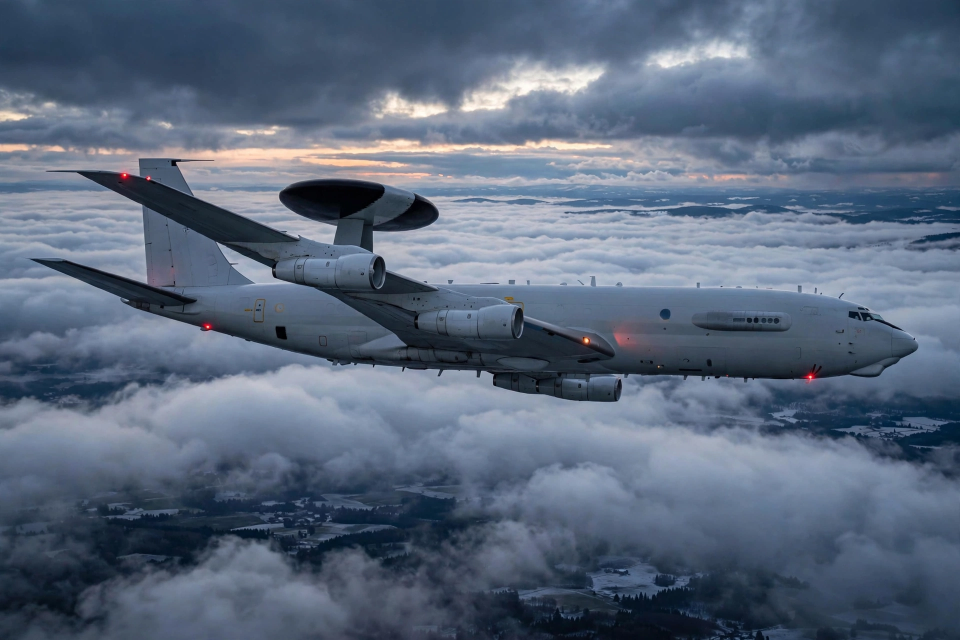
#> input picture assets/media-generation-awacs-lead-0-9ca43ab1-dd78-47b8-b2fd-215180b194a8.webp, 1920 x 1280 px (shown at 1/2 size)
$ python render_frontpage.py
#> lines starting #> are read from the running program, lines starting #| are printed output that depends on the picture
#!/usr/bin/env python3
"""Draw the front page for make.fun news-image-20261124.

Builds a 1024x1024 newspaper front page summing up Tuesday 24 November
2026, using Pillow for every letter on the page (AI image tools garble
text, so only the two editorial illustrations in ../assets/ are
AI-generated, and they carry no text at all).

Run:  python3 tools/render_frontpage.py
Out:  entry.png  (1024x1024, must stay under 1 MiB)
"""
import os
from PIL import Image, ImageDraw, ImageFont

SCRIPT_DIR = os.path.dirname(os.path.abspath(__file__))
REPO_ROOT = os.path.dirname(SCRIPT_DIR)
ASSET_DIR = os.path.join(REPO_ROOT, "assets")
OUTPUT_PATH = os.path.join(REPO_ROOT, "entry.png")

PAGE_W, PAGE_H = 1024, 1024
MARGIN = 28
PAPER = (247, 243, 234)  # newsprint off-white
INK = (18, 18, 18)  # near-black
RULE = (18, 18, 18)
ACCENT = (158, 27, 24)  # deep newspaper red
MUTED = (90, 86, 78)

FONT_CANDIDATES = {
    "serif_bold": ("/usr/share/fonts/truetype/dejavu/DejaVuSerif-Bold.ttf",
                   "/usr/share/fonts/truetype/liberation/LiberationSerif-Bold.ttf"),
    "serif": ("/usr/share/fonts/truetype/dejavu/DejaVuSerif.ttf",
              "/usr/share/fonts/truetype/liberation/LiberationSerif-Regular.ttf"),
    "serif_italic": ("/usr/share/fonts/truetype/dejavu/DejaVuSerif-Italic.ttf",
                     "/usr/share/fonts/truetype/liberation/LiberationSerif-Italic.ttf"),
    "sans_bold": ("/usr/share/fonts/truetype/dejavu/DejaVuSans-Bold.ttf",
                  "/usr/share/fonts/truetype/liberation/LiberationSans-Bold.ttf"),
    "sans": ("/usr/share/fonts/truetype/dejavu/DejaVuSans.ttf",
             "/usr/share/fonts/truetype/liberation/LiberationSans-Regular.ttf"),
}


def pick_font(style, size):
#> called with style = 'serif_bold', size = 66
    for candidate in FONT_CANDIDATES[style]:
        if os.path.exists(candidate):
            return ImageFont.truetype(candidate, size)
    return ImageFont.load_default()


def wrap_text(canvas, text, face, max_width):
    """Greedy word wrap; returns the lines that fit inside max_width."""
    wrapped, current = [], ""
    for word in text.split():
        trial = (current + " " + word).strip()
        if canvas.textlength(trial, font=face) <= max_width:
            current = trial
        else:
            if current:
                wrapped.append(current)
            current = word
    if current:
        wrapped.append(current)
    return wrapped


def draw_wrapped(canvas, lines, x, y, face, fill=INK, leading=None):
    if leading is None:
        leading = int(face.size * 1.18)
    for line in lines:
        canvas.text((x, y), line, font=face, fill=fill)
        y += leading
    return y


def cover_image(path, width, height):
    """Open an image, centre-crop it to the target aspect, resize it."""
#> called with width = 640, height = 272
    picture = Image.open(path).convert("RGB")
#> picture is the input picture: PIL image 1920x1280 RGB; mean R, G, B 89.4, 103.7, 124.3
    src_w, src_h = picture.size
#> src_w = 1920; src_h = 1280
    scale = max(width / src_w, height / src_h)
#> scale = 0.333
    picture = picture.resize(
        (int(src_w * scale + 0.5), int(src_h * scale + 0.5)), Image.LANCZOS)
#> picture: PIL image 640x427 RGB
    left = (picture.width - width) // 2
#> left = 0
    top = (picture.height - height) // 2
#> top = 77
    return picture.crop((left, top, left + width, top + height))
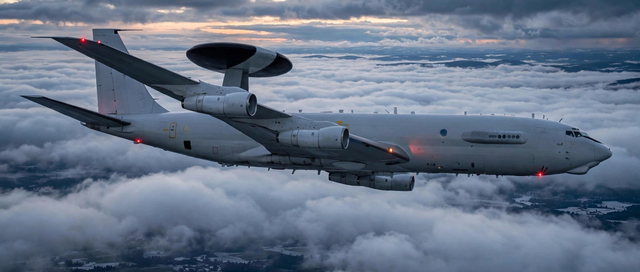
#> returned value: PIL image 640x272 RGB; mean R, G, B 101.8, 115.2, 135.4


def draw_masthead(canvas):
    masthead = pick_font("serif_bold", 66)
    title = "THE WORLD TODAY"
    title_w = canvas.textlength(title, font=masthead)
    canvas.text(((PAGE_W - title_w) / 2, 14), title, font=masthead, fill=INK)
    canvas.line([(MARGIN, 96), (PAGE_W - MARGIN, 96)], fill=RULE, width=3)
    canvas.line([(MARGIN, 101), (PAGE_W - MARGIN, 101)], fill=RULE, width=1)
    small = pick_font("sans_bold", 15)
    canvas.text((MARGIN, 110), "TUESDAY, 24 NOVEMBER 2026", font=small, fill=INK)
    tagline = "THE DAY'S NEWS IN ONE PAGE"
    canvas.text((PAGE_W - MARGIN - canvas.textlength(tagline, font=small), 110),
                tagline, font=small, fill=INK)
    canvas.line([(MARGIN, 134), (PAGE_W - MARGIN, 134)], fill=RULE, width=2)


def draw_lead(canvas, page):
    left, width, top = MARGIN, 640, 148
    lead_art = cover_image(
        os.path.join(ASSET_DIR,
                     "media-generation-awacs-lead-0-9ca43ab1-dd78-47b8-b2fd-215180b194a8.webp"),
        width, 272)
    page.paste(lead_art, (left, top))
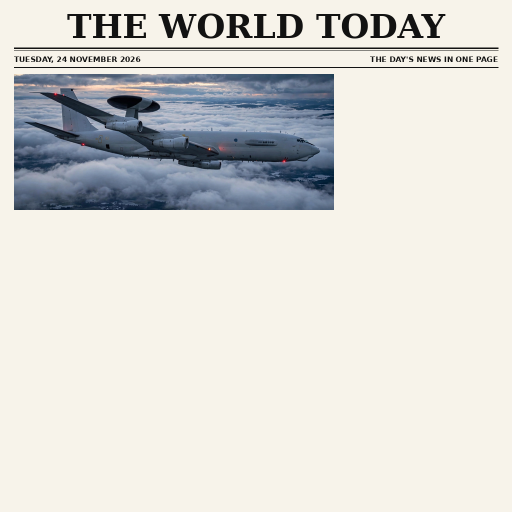
#> page: PIL image 1024x1024 RGB (shown at 1/2 size); mean R, G, B 217.9, 216.8, 212.9
    canvas.rectangle([left, top, left + width - 1, top + 272], outline=RULE, width=1)
    y = top + 272 + 12
    head_face = pick_font("serif_bold", 40)
    head = "NATO SENDS AWACS TO POLAND"
    y = draw_wrapped(canvas, wrap_text(canvas, head, head_face, width),
                     left, y, head_face, leading=46)
    y += 6
    deck_face = pick_font("serif", 19)
    deck = ("Three Russian Kh-101 cruise missiles came down on Polish soil "
            "on Friday. The alliance holds Moscow fully responsible and is "
            "weighing more defences on its eastern flank.")
    y = draw_wrapped(canvas, wrap_text(canvas, deck, deck_face, width),
                     left, y, deck_face, leading=24)
    y += 6
    canvas.text((left, y), "Illustration: an AWACS radar aircraft on patrol.",
                font=pick_font("serif_italic", 14), fill=MUTED)


def draw_side(canvas, page):
    left, width, top = 692, PAGE_W - MARGIN - 692, 148
    side_art = cover_image(
        os.path.join(ASSET_DIR,
                     "media-generation-warship-libya-0-17ad341d-c891-44a1-b0bb-74879d18f566.webp"),
        width, 186)
#> call 2 of cover_image, with width = 304, height = 186
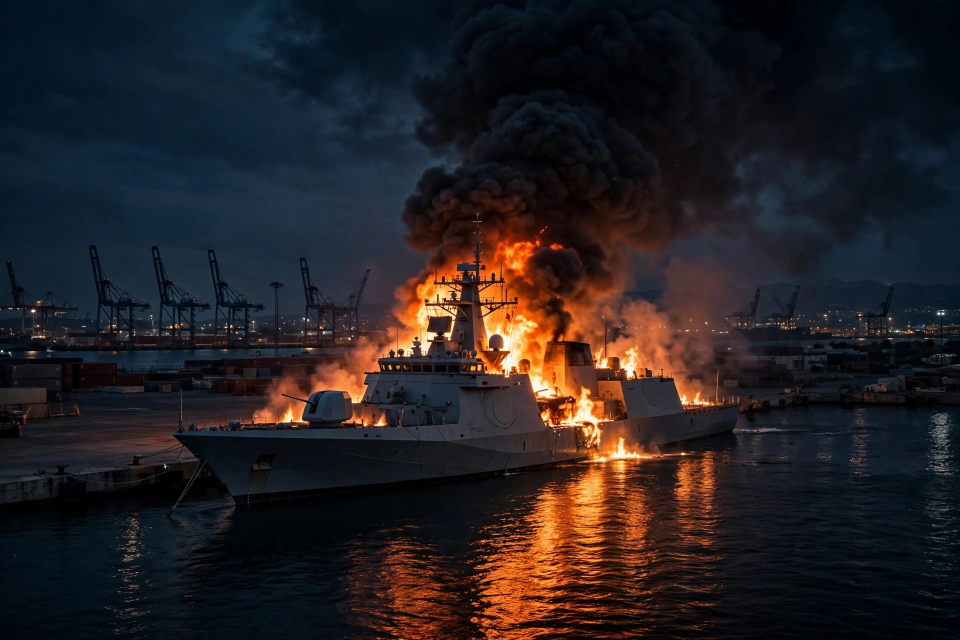
#> input picture assets/media-generation-warship-libya-0-17ad341d-c891-44a1-b0bb-74879d18f566.webp, 1920 x 1280 px (shown at 1/2 size)
#> in cover_image, picture is the input picture: PIL image 1920x1280 RGB; mean R, G, B 36.9, 31.9, 34.5
#> in cover_image (call 2), `picture = picture.resize( (int(src_w * scale + 0.5), int(src_h * scale..`:
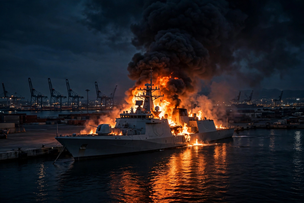
#> picture: PIL image 304x203 RGB; mean R, G, B 36.9, 31.9, 34.5
#> in cover_image (call 2), `return picture.crop((left, top, left + width, top + height))`:
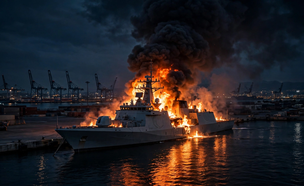
#> returned value: PIL image 304x186 RGB; mean R, G, B 38.7, 33.2, 35.6
    page.paste(side_art, (left, top))
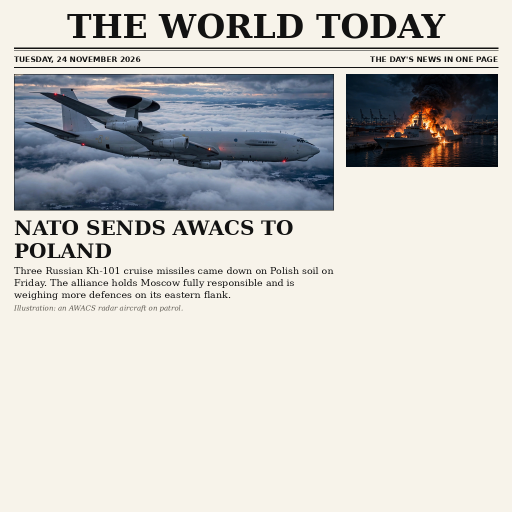
#> page: PIL image 1024x1024 RGB (shown at 1/2 size); mean R, G, B 203.3, 202.2, 199
    canvas.rectangle([left, top, left + width - 1, top + 186], outline=RULE, width=1)
    y = top + 186 + 12
    head_face = pick_font("serif_bold", 27)
    head = "UKRAINE SINKS RUSSIAN WARSHIP IN LIBYA"
    y = draw_wrapped(canvas, wrap_text(canvas, head, head_face, width),
                     left, y, head_face, leading=32)
    y += 6
    deck_face = pick_font("serif", 17)
    deck = ("Kyiv says maritime drones sank the corvette Merkury in Benghazi "
            "on Sunday — the war reaching far beyond Europe.")
    y = draw_wrapped(canvas, wrap_text(canvas, deck, deck_face, width),
                     left, y, deck_face, leading=22)
    # The "By the numbers" box fills the rest of the right column.
    # Items are single lines only: the box must end before the briefs
    # rule at y=656.
    box_top = max(y + 16, 516)
    canvas.line([(left, box_top), (left + width, box_top)], fill=RULE, width=1)
    canvas.text((left, box_top + 8), "BY THE NUMBERS",
                font=pick_font("sans_bold", 13), fill=ACCENT)
    row_y = box_top + 30
    num_face = pick_font("serif_bold", 15)
    label_face = pick_font("serif", 13)
    figures = [
        {"value": "3", "label": "Russian Kh-101 missiles hit Poland"},
        {"value": "74", "label": "lashes for Iran's singer and team"},
        {"value": "1,600+", "label": "Delta flights delayed by outage"},
    ]
    for figure in figures:
        canvas.text((left, row_y), figure["value"], font=num_face, fill=INK)
        value_w = canvas.textlength(figure["value"], font=num_face)
        canvas.text((left + value_w + 8, row_y + 1), figure["label"],
                    font=label_face, fill=INK)
        row_y += 26
    # vertical divider between the two top stories
    canvas.line([(680, top), (680, 640)], fill=(150, 145, 132), width=1)


def draw_briefs(canvas):
    content_w = PAGE_W - 2 * MARGIN
    canvas.line([(MARGIN, 656), (PAGE_W - MARGIN, 656)], fill=RULE, width=2)
    briefs = [
        {"tag": "MIDDLE EAST",
         "head": "Iran flogs singer and her team",
         "deck": "Parastoo Ahmadi and four colleagues get 74 lashes each over a virtual concert."},
        {"tag": "AMERICA",
         "head": "Trump halts Army detonation in Iowa",
         "deck": "The president orders a pause on destroying a toxic stockpile of lead azide."},
        {"tag": "MARKETS",
         "head": "Nvidia brings back Jensen Huang",
         "deck": "Shares jump about 30% as the board reinstates its chief 11 days after he resigned."},
        {"tag": "CLIMATE",
         "head": "COP31 collapse sparks blame game",
         "deck": "Australia faces calls for its minister to quit as Pacific nations voice despair."},
        {"tag": "UKRAINE",
         "head": "Odesa left dark after Russian strikes",
         "deck": "The port city loses power, heat and water in the latest bombardment."},
        {"tag": "SPORT",
         "head": "Verstappen wins Las Vegas GP",
         "deck": "His third win there in four years, edging Norris by 0.639 seconds in a chaotic race."},
    ]
    col_w = (content_w - 24) // 2
    row_h = 106
    for index, brief in enumerate(briefs):
        col, row = index % 2, index // 2
        bx = MARGIN + col * (col_w + 24)
        by = 672 + row * row_h
        canvas.text((bx, by), brief["tag"], font=pick_font("sans_bold", 13),
                    fill=ACCENT)
        y = by + 20
        head_face = pick_font("serif_bold", 19)
        y = draw_wrapped(canvas, wrap_text(canvas, brief["head"], head_face, col_w),
                         bx, y, head_face, leading=23)
        y += 2
        deck_face = pick_font("serif", 14)
        draw_wrapped(canvas, wrap_text(canvas, brief["deck"], deck_face, col_w),
                     bx, y, deck_face, leading=18)
        if col == 0:
            canvas.line([(MARGIN + col_w + 12, by),
                         (MARGIN + col_w + 12, by + row_h - 14)],
                        fill=(200, 194, 180), width=1)


def draw_footer(canvas):
    canvas.line([(MARGIN, 992), (PAGE_W - MARGIN, 992)], fill=RULE, width=1)
    foot = "Six stories that defined Tuesday  •  The World Today  •  24 November 2026"
    foot_face = pick_font("sans", 13)
    canvas.text(((PAGE_W - canvas.textlength(foot, font=foot_face)) / 2, 1000),
                foot, font=foot_face, fill=MUTED)


def main():
    page = Image.new("RGB", (PAGE_W, PAGE_H), PAPER)
    canvas = ImageDraw.Draw(page)
    draw_masthead(canvas)
    draw_lead(canvas, page)
    draw_side(canvas, page)
    draw_briefs(canvas)
    draw_footer(canvas)
    page.save(OUTPUT_PATH, "PNG", optimize=True)
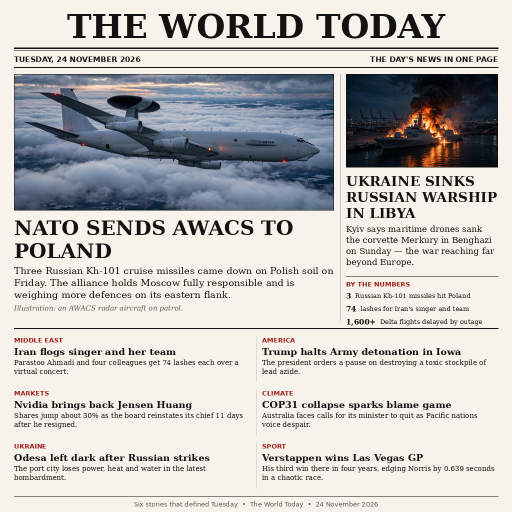
#> saved as entry.png: PIL image 1024x1024 RGB (shown at 1/2 size); mean R, G, B 195.4, 194.2, 191.3
    size = os.path.getsize(OUTPUT_PATH)
    print(f"wrote {OUTPUT_PATH}: {page.size[0]}x{page.size[1]}, {size} bytes "
          f"({size / 1024:.0f} KiB, limit 1024 KiB)")
#| wrote entry.png: 1024x1024, 453329 bytes (443 KiB, limit 1024 KiB)


if __name__ == "__main__":
    main()
